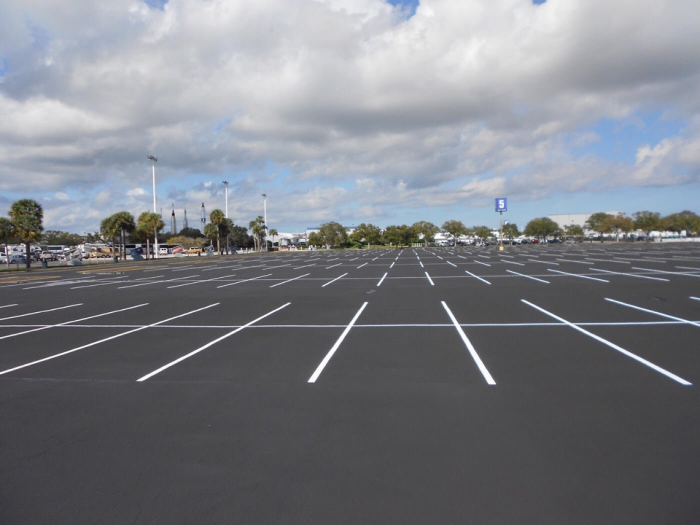
#> input picture backend/parking_lot_images/empty_lot.jpg, 1400 x 1050 px (shown at 1/2 size)
$ python create_rectangles.py   (Python 2 division)
#> lines starting #> are read from the running program, lines starting #| are printed output that depends on the picture; after the words box and inside, x2 and y2 are one past the last pixel; in counts of white or black regions, pixels touching at a corner belong together
from PIL import Image
from time import sleep
import numpy as np
import cv2
import sys
import time
import pdb
import json
'''
pts = np.array([[205,710],[50,750],[265,750],[420,675]],np.int32)
pts = pts.reshape((-1,1,2))
cv2.polylines(img3_2,[pts],True,(255,0,0),3)
'''

'''**********************************
*PARKING SPACE RECTANGLE COORDINATES*
**********************************'''
#Layout: Each element in list is a sparking space
#	 Each element in a sublist is [x1,y1,x2,y2] => (x1,y1) (x2,y2) [1170]
rectangle_lot = [[475,675,610,750],[705,660,910,750],[1000,675,1170,750]]

with open('data.json') as json_data:
#> (reads backend/data.json from the repository)
	x = json.load(json_data)

# pdb.set_trace()
'''The Parking Spaces (not to be confused with the above
   (the above is just to draw the rectangular boxes for visuals)'''

#parking_lot = [[500,500,500,900],[400,300,600,400],[1000,400,1020,500]]
#Parking lot spaces as shown in image from left to right
parking_lot = [[680,480,745,605],[665,710,745,905],[680,1005,745,1165]]


#Load images
img1 =cv2.imread("parking_lot_images/empty_lot.jpg", cv2.IMREAD_UNCHANGED)
#> img1 is the input picture: shape (1050, 1400, 3); mean B, G, R 132.3, 126.2, 123.5

x = cv2.resize(img1, (760, 520))
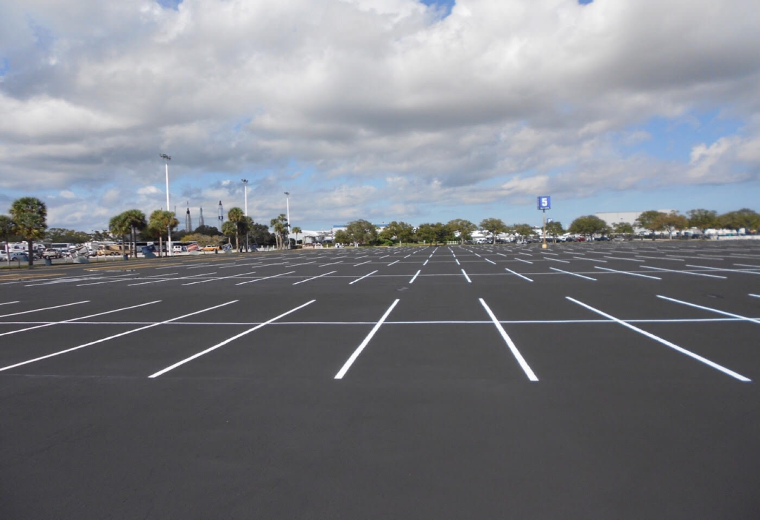
#> x: shape (520, 760, 3); mean B, G, R 132.2, 126.1, 123.4
cv2.imshow('puta', x)

img2 = cv2.imread("parking_lot_images/lot_1car.jpg", cv2.IMREAD_UNCHANGED)
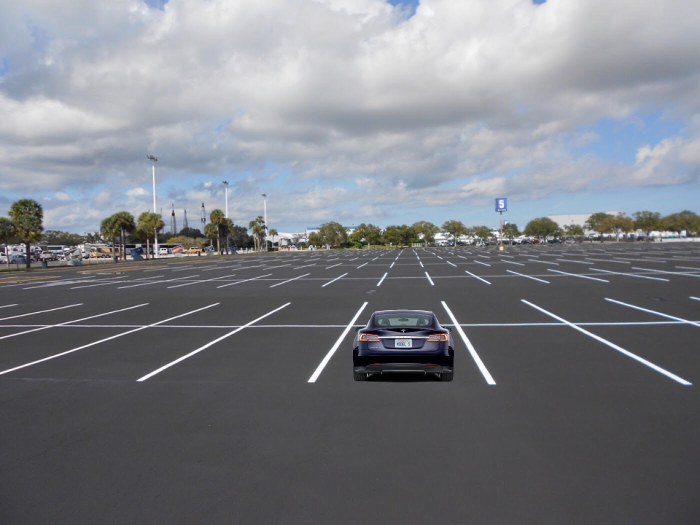
#> input picture backend/parking_lot_images/lot_1car.jpg, 1400 x 1050 px (shown at 1/2 size)
#> img2 is the input picture: shape (1050, 1400, 3); mean B, G, R 131.9, 125.8, 123

#Save image to display the parking lot with rectangles
img3_2 = img2
#Save to compare when there are two cars instead of one
img3_3 = img2


#Perform image subtraction
img3 = img2-img1
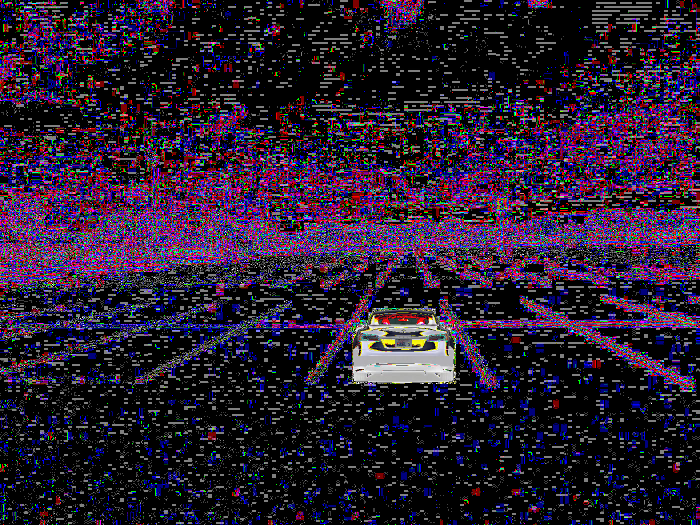
#> img3: shape (1050, 1400, 3) (shown at 1/2 size); mean B, G, R 48.7, 29, 41.5

#convert image to grayscale in order to calculate avg pixel value
img3 = cv2.cvtColor(img3,cv2.COLOR_BGR2GRAY)
#> img3: shape (1050, 1400)

#create rectangles for each parking space in image that has no grayscale
for space in rectangle_lot:
        cv2.rectangle(img3_2,(space[0],space[1]),(space[2],space[3]),(255,0,0),3)
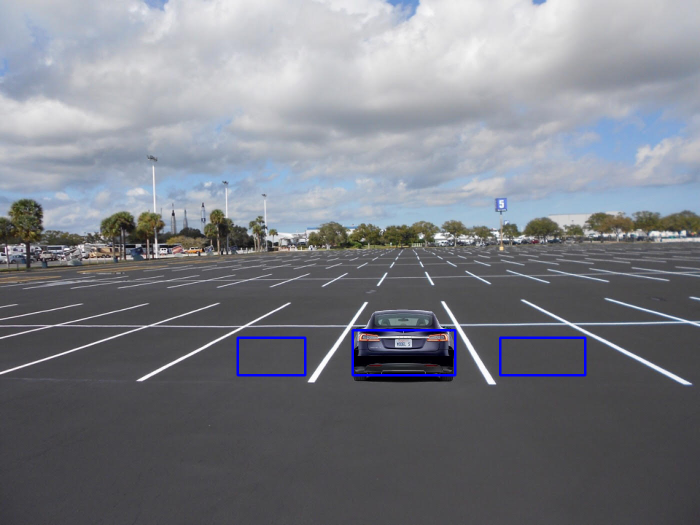
#> img3_2: shape (1050, 1400, 3) (shown at 1/2 size); 0.51% of pixels changed, all inside (x1, y1, x2, y2) = (473, 658, 1173, 753)

#find average pixel value (works only with grayscale)
#Holds total sum of all pixels
total = [0,0,0]
total_index = 0
at=1
#Add up all pixels in parking space
for space in parking_lot:
	for i in range(space[0],space[2]):
        	for j in range(space[1],space[3]):
				total[total_index] += img3[i,j]
				# use this to map out parking lot: img3[i,j] = 1000
		pdb.set_trace()
	total_index = total_index + 1
#> after the loop, total = [128616, 2465287, 174626]; total_index = 3

#mean = total / (width * height)

#Holds each average for each parking space
average = [0,0,0]

#Calculate average pixel value for each space in parking lot
for i in range(len(total)):
	average[i] = total[i] / ( (rectangle_lot[i][2]) * (rectangle_lot[i][3]) )
#> this loop made 3 passes
#> after the loop, average = [0, 3, 0]


#Determine if a spot is taken or not
for i in range(len(average)):
	print "This is the average: " + str(average[i])
	if average[i] ==  0:
        	print (i, " is not taken")
	else:
		print (i , " is taken")


img3_2 = cv2.resize(img3_2, (760, 520))
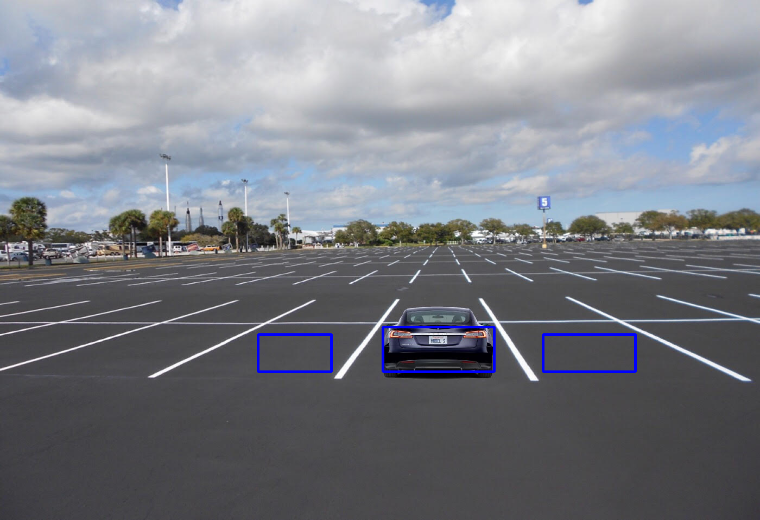
#> img3_2: shape (520, 760, 3); mean B, G, R 132.8, 125.4, 122.6
cv2.imshow('original',img3_2)

#Draw rectangles for 1st subtracted image, resize, and display it
for space in rectangle_lot:
        cv2.rectangle(img3,(space[0],space[1]),(space[2],space[3]),(255,0,0),3)
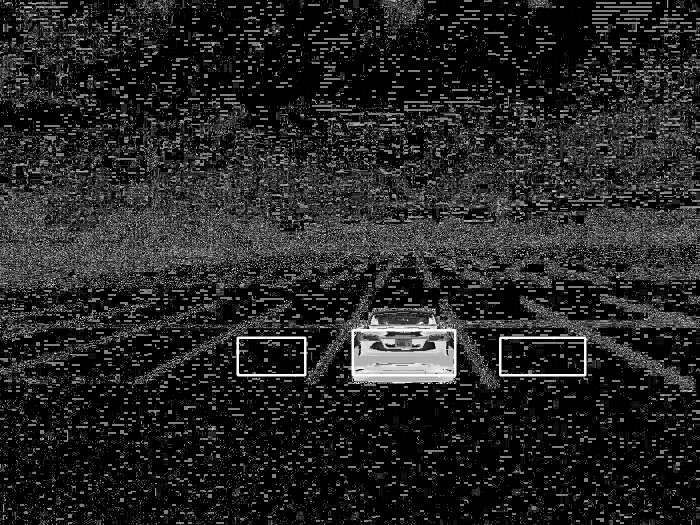
#> img3: shape (1050, 1400) (shown at 1/2 size); min 0, max 255, mean 35.9
img3 = cv2.resize(img3, (760, 520))
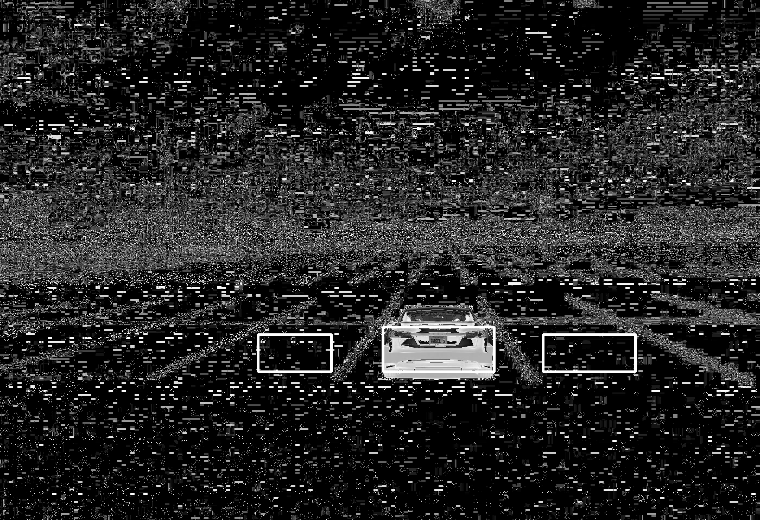
#> img3: shape (520, 760); min 0, max 255, mean 36
cv2.imshow('subtraction1',img3)

'''
#2nd subtraction
img4 =cv2.imread("/home/pi/Documents/lot_2carsright.jpg", cv2.IMREAD_UNCHANGED)
img5 = img4-img3_3
img6 = cv2.cvtColor(img6,cv2.COLOR_BGR2GRAY)

width = 875
height = 750

total = 0
for i in range(725,width):
        for j in range(675,height):
                total = img3[i,j]

mean = total / (width * height)

if mean ==  0:
        print "taken"
else:
	print "empty"

cv2.rectangle(img6,(715,660),(900,750),(255,0,0),3)
img6 = cv2.resize(img6, (760, 520))
#cv2.rectangle(img6,(373,293),(500,393),(255,0,0),2)
cv2.imshow('image',img6)
'''
cv2.waitKey(0)
